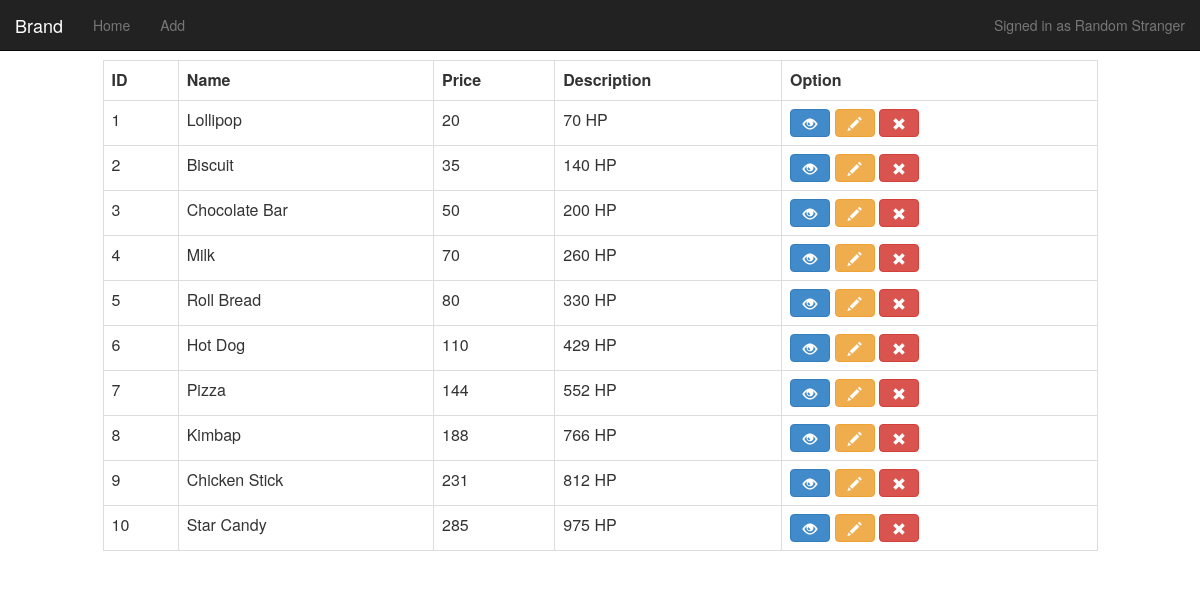
The page / on the database its author committed.
### tables this page shows
CREATE TABLE `products` (
  `productID` int(5) NOT NULL,
  `productName` varchar(30) NOT NULL,
  `productPrice` int(10) NOT NULL,
  `productDescription` varchar(50) NOT NULL,
  `productImage` blob NOT NULL
);

### index.php (the view, shortened to what this page needs)
<?php
include("sql_connect.php");
?>
<html>
<head>
	<link rel='stylesheet' href='css/bootstrap.min.css'>
</head>
<body>
<?php include("navbar.php"); ?>
<div class='row'>
	<div class='col-md-10 col-sm-offset-1'>
		<table class='table table-bordered'>
			<tr>
				<th>ID</th>
				<th>Name</th>
				<th>Price</th>
				<th>Description</th>
				<th>Option</th>
			</tr>
			<?php
			$result = mysqli_query($mysqli, "SELECT * FROM products");
			if($result){
				$index = 0;
				while($row = mysqli_fetch_array($result)){
					echo "<tr>";
					echo "<td>".$row[0]."</td>";
					echo "<td>".$row[1]."</td>";
					echo "<td>".$row[2]."</td>";
					echo "<td>".$row[3]."</td>";
					echo "<td>
						<button class='btn btn-primary' alt='".$index++."'>
							<span class='glyphicon glyphicon-eye-open'></span>
						</button>";
					echo " <a href='edit.php?pid=".$row[0]."'>
								<button class='btn btn-warning'>
									<span class='glyphicon glyphicon-pencil'></span>
								</button>
							</a>";
					echo " <a href='delete.php?pid=".$row[0]."' class='check'>
								<button class='btn btn-danger'>
									<span class='glyphicon glyphicon-remove'></span>
								</button>
							</a>
						</td>";
					echo "</tr>";
				}
			}
			?>
	</div>
</div>
</body>
</html>

### navbar.php (shortened to what this page needs)
<nav class="navbar navbar-inverse navbar-fixed-top">
	<div class="container-fluid">
		<div class="navbar-header">
		<a href="#" class="navbar-brand">Brand</a> </div>
		<div class="collapse navbar-collapse" id="bs-example-navbar-collapse-6">
			<ul class="nav navbar-nav">
				<li><a href="index.php">Home</a></li>
				<li><a href="addproduct.php">Add</a></li>
			</ul>
			<span class="navbar-text navbar-right">Signed in as <a href="#" class="navbar-link">Random Stranger</a></span>
		</div>
	</div>
</nav>
<br><br><br>

### rows shown on the page
products: productID "1", productName "Lollipop", productPrice "20", productDescription "70 HP"
products: productID "2", productName "Biscuit", productPrice "35", productDescription "140 HP"
products: productID "3", productName "Chocolate Bar", productPrice "50", productDescription "200 HP"
products: productID "4", productName "Milk", productPrice "70", productDescription "260 HP"
products: productID "5", productName "Roll Bread", productPrice "80", productDescription "330 HP"
products: productID "6", productName "Hot Dog", productPrice "110", productDescription "429 HP"
products: productID "7", productName "Pizza", productPrice "144", productDescription "552 HP"
products: productID "8", productName "Kimbap", productPrice "188", productDescription "766 HP"
products: productID "9", productName "Chicken Stick", productPrice "231", productDescription "812 HP"
products: productID "10", productName "Star Candy", productPrice "285", productDescription "975 HP"
